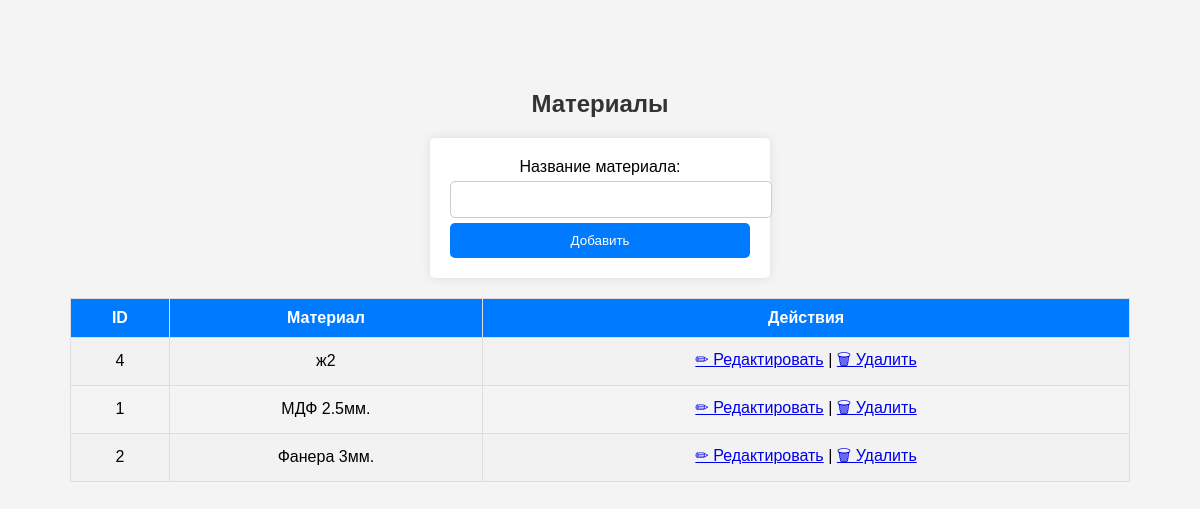
/admin/materials.php (signed in), run on the app's committed database.
### tables this page shows
CREATE TABLE `materials` (
  `id` int(11) NOT NULL AUTO_INCREMENT,
  `name` varchar(100) NOT NULL,
  PRIMARY KEY (`id`),
  UNIQUE KEY `name` (`name`)
);

### admin/materials.php (the view, shortened to what this page needs)
<?php
require_once '../database/db.php';
$materials = $conn->query("SELECT * FROM materials ORDER BY name ASC")->fetchAll(PDO::FETCH_ASSOC);
?>
<!DOCTYPE html>
<html lang="ru">
<head>
    <link rel="stylesheet" href="styles.css">
</head>
<body>
<h2>Материалы</h2>
<form method="POST">
    <label>Название материала:</label>
    <input type="text" name="name" required>
    <button type="submit">Добавить</button>
</form>
<table border="1">
    <tr>
        <th>ID</th>
        <th>Материал</th>
        <th>Действия</th>
    </tr>
    <?php foreach ($materials as $material): ?>
    <tr>
        <td><?= $material['id']; ?></td>
        <td><?= htmlspecialchars($material['name']); ?></td>
        <td>
        <a href="edit_material.php?id=<?= $material['id']; ?>">✏ Редактировать</a> |
            <a href="delete_material.php?id=<?= $material['id']; ?>" onclick="return confirm('Удалить материал?');">🗑 Удалить</a>
        </td>
    </tr>
    <?php endforeach; ?>
</table>
</body>
</html>

### admin/styles.css (style rules this page uses)
body { font-family: Arial, sans-serif; margin: 20px; }
h2 { color: #333; }
body { font-family: Arial, sans-serif; background-color: #f4f4f4; text-align: center; padding: 50px; }
form { background: white; padding: 20px; max-width: 300px; margin: auto; border-radius: 5px; box-shadow: 0px 0px 10px rgba(0, 0, 0, 0.1); }
input { width: 100%; padding: 10px; margin: 5px 0; border: 1px solid #ccc; border-radius: 5px; }
button { width: 100%; padding: 10px; background: #007bff; color: white; border: none; border-radius: 5px; cursor: pointer; }
table { width: 100%; border-collapse: collapse; margin-top: 20px; }
th, td { border: 1px solid #ddd; padding: 10px; text-align: center; }
th { background-color: #007bff; color: white; }
tr:nth-child(even) { background-color: #f2f2f2; }

### data on the page
materials: id "4", name "ж2"
materials: id "1", name "МДФ 2.5мм."
materials: id "2", name "Фанера 3мм."
